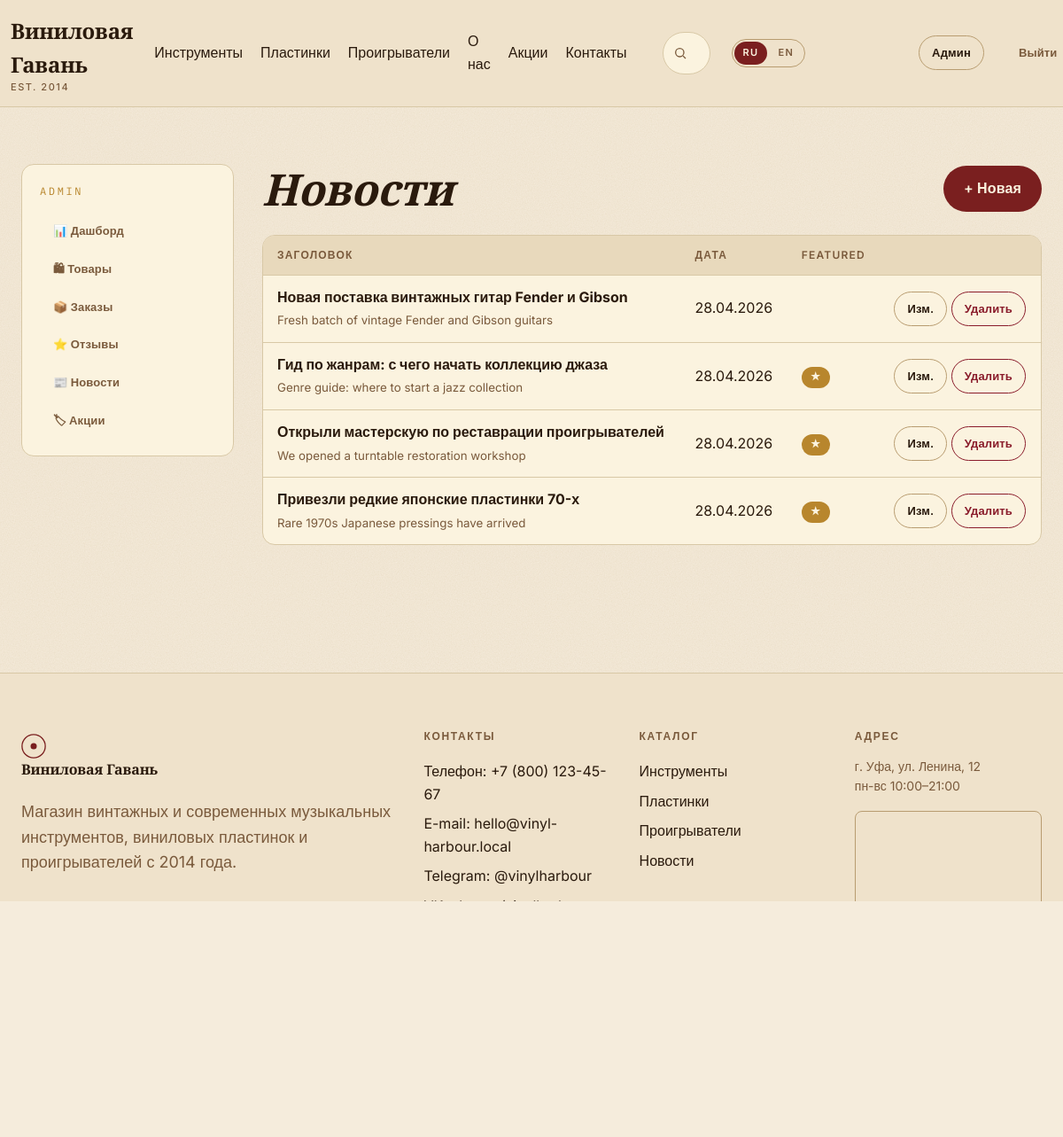
The page /admin/news (signed in) on the database its author committed.
### app/models.py (models this page shows, shortened)
class Category(db.Model):
    __tablename__ = "categories"
    id = db.Column(db.Integer, primary_key=True)
    slug = db.Column(db.String(64), unique=True, nullable=False)
    name_ru = db.Column(db.String(120), nullable=False)
    name_en = db.Column(db.String(120), nullable=False)
    description_ru = db.Column(db.Text, default="")
    description_en = db.Column(db.Text, default="")
    products = db.relationship("Product", backref="category", lazy="dynamic")

class News(db.Model):
    __tablename__ = "news"
    id = db.Column(db.Integer, primary_key=True)
    title_ru = db.Column(db.String(200), nullable=False)
    title_en = db.Column(db.String(200), nullable=False)
    body_ru = db.Column(db.Text, nullable=False)
    body_en = db.Column(db.Text, nullable=False)
    image = db.Column(db.String(255), default="news-default.svg")
    rating = db.Column(db.Integer, default=0)  # сумма оценок
    rating_count = db.Column(db.Integer, default=0)
    is_featured = db.Column(db.Boolean, default=False)
    published_at = db.Column(db.DateTime, default=datetime.utcnow)

### app/blueprints/admin/routes.py (the view)
@bp.route("/news")
def news_list():
    items = News.query.order_by(News.published_at.desc()).all()
    return render_template("admin/news.html", items=items)

### app/blueprints/admin/routes.py (called while the page is built)
@bp.before_request
@login_required
def require_admin():
    if not current_user.is_admin:
        from flask import abort
        abort(403)

### app/i18n.py (called while the page is built)
def translations(lang):
    return TRANSLATIONS.get(lang, TRANSLATIONS["ru"])

### app/models.py (called while the page is built)
@login_manager.user_loader
def load_user(user_id):
    return db.session.get(User, int(user_id))

    @property
    def is_admin(self):
        return self.role == "admin"

### app/templates/admin/news.html (shortened to what this page needs)
{% extends 'admin/_layout.html' %}
{% block admin_content %}
<div style="display: flex; justify-content: space-between; align-items: center; margin-bottom: var(--space-6);">
  <h1 style="font-style: italic;">Новости</h1>
  <a href="{{ url_for('admin.news_new') }}" class="btn btn-primary">+ Новая</a>
</div>
<div class="table-card">
  <table class="data">
    <thead><tr><th>Заголовок</th><th>Дата</th><th>Featured</th><th></th></tr></thead>
    <tbody>
      {% for n in items %}
      <tr>
        <td><strong>{{ n.title_ru }}</strong><br><small style="color: var(--color-text-muted);">{{ n.title_en }}</small></td>
        <td>{{ n.published_at.strftime('%d.%m.%Y') }}</td>
        <td>{% if n.is_featured %}<span class="badge accent">★</span>{% endif %}</td>
        <td>
          <a href="{{ url_for('admin.news_edit', news_id=n.id) }}" class="btn btn-outline btn-sm">Изм.</a>
          <form method="post" action="{{ url_for('admin.news_delete', news_id=n.id) }}" style="display: inline;" onsubmit="return confirm('Удалить?');">
            <button class="btn btn-danger btn-sm" type="submit">Удалить</button>
          </form>
        </td>
      </tr>
      {% endfor %}
    </tbody>
  </table>
</div>
{% endblock %}

### app/templates/base.html (shortened to what this page needs)
<!DOCTYPE html>
<html lang="{{ lang }}">
<head>
  <link rel="stylesheet" href="{{ url_for('static', filename='css/style.css') }}">
</head>
<body>
<header class="site-header">
  <div class="container header-top">
    <a href="{{ url_for('main.index') }}" class="logo" aria-label="{{ t.site_name }}">
      <span>{{ t.site_name }}<small>EST. 2014</small></span>
    </a>
    <nav class="nav-main">
      <a href="{{ url_for('catalog.category', slug='instruments') }}">{{ t.instruments }}</a>
      <a href="{{ url_for('catalog.category', slug='vinyl') }}">{{ t.vinyl }}</a>
      <a href="{{ url_for('catalog.category', slug='players') }}">{{ t.players }}</a>
      <a href="{{ url_for('main.index') }}#about">{{ t.about }}</a>
      <a href="{{ url_for('main.index') }}#promotions">{{ t.promotions }}</a>
      <a href="{{ url_for('main.index') }}#contacts">{{ t.contacts }}</a>
    </nav>
    <form action="{{ url_for('main.search') }}" method="get" class="search-form-header" role="search">
      <svg width="16" height="16" viewBox="0 0 24 24" fill="none" stroke="currentColor" stroke-width="2"><circle cx="11" cy="11" r="7"/><path d="m21 21-4.3-4.3"/></svg>
      <input type="search" name="q" placeholder="{{ t.search_placeholder }}" autocomplete="off" data-search-input>
    </form>
    <div class="lang-toggle" role="group" aria-label="Language">
      <a href="?lang=ru" class="{% if lang=='ru' %}active{% endif %}">RU</a>
      <a href="?lang=en" class="{% if lang=='en' %}active{% endif %}">EN</a>
    </div>
    <button class="icon-btn" data-theme-toggle aria-label="{{ t.theme_dark }}" title="{{ t.theme_dark }}"></button>
    <button class="icon-btn" data-vision-toggle aria-label="{{ t.vision_mode }}" title="{{ t.vision_mode }}">
    </button>
    {% if current_user.is_authenticated %}
      <a href="{{ url_for('cart.index') }}" class="icon-btn cart-btn" aria-label="{{ t.cart }}">
        {% set cart_count = current_user.cart_items.count() %}
      </a>
      <a href="{{ url_for('account.index') }}" class="icon-btn" aria-label="{{ t.account }}" title="{{ t.account }}">
      </a>
      {% if current_user.is_admin %}<a href="{{ url_for('admin.index') }}" class="btn btn-outline btn-sm">{{ t.admin }}</a>{% endif %}
      <a href="{{ url_for('auth.logout') }}" class="btn btn-ghost btn-sm">{{ t.logout }}</a>
    {% else %}
      <a href="{{ url_for('auth.login') }}" class="btn btn-ghost btn-sm">{{ t.login }}</a>
      <a href="{{ url_for('auth.register') }}" class="btn btn-primary btn-sm">{{ t.register }}</a>
    {% endif %}
  </div>
</header>
<main>
  {% block content %}{% endblock %}
</main>
<footer class="site-footer" id="contacts">
  <div class="container">
    <div class="footer-grid">
      <div>
        <a href="{{ url_for('main.index') }}" class="logo">
          <svg width="28" height="28" viewBox="0 0 32 32" fill="none">
            <circle cx="16" cy="16" r="15" stroke="currentColor" stroke-width="1.5"/>
            <circle cx="16" cy="16" r="4" fill="currentColor"/>
          </svg>
          <span>{{ t.site_name }}</span>
        </a>
        <p style="margin-top: 1rem; color: var(--color-text-muted);">{{ t.footer_about }}</p>
      </div>
      <div>
        <h4>{{ t.contacts }}</h4>
        <a href="tel:+78001234567">{{ t.phone }}: +7 (800) 123-45-67</a>
        <a href="mailto:hello@vinyl-harbour.local">{{ t.email }}: hello@vinyl-harbour.local</a>
        <a href="#">Telegram: @vinylharbour</a>
        <a href="#">VK: vk.com/vinylharbour</a>
      </div>
      <div>
        <h4>{{ t.catalog }}</h4>
        <a href="{{ url_for('catalog.category', slug='instruments') }}">{{ t.instruments }}</a>
        <a href="{{ url_for('catalog.category', slug='vinyl') }}">{{ t.vinyl }}</a>
        <a href="{{ url_for('catalog.category', slug='players') }}">{{ t.players }}</a>
        <a href="{{ url_for('main.news_list') }}">{{ t.news }}</a>
      </div>
      <div>
        <h4>{{ t.address }}</h4>
        <p style="font-size: 0.875rem; color: var(--color-text-muted);">г. Уфа, ул. Ленина, 12<br>пн-вс 10:00–21:00</p>
        <div class="map-embed">
          <iframe src="https://yandex.ru/map-widget/v1/?ll=55.957727%2C54.735152&z=14&pt=55.957727,54.735152,pm2rdm" loading="lazy" allowfullscreen title="Карта"></iframe>
        </div>
      </div>
    </div>
    <div class="copyright">
      <span>© 2014–2026 {{ t.site_name }}. {{ t.rights }}.</span>
      <span style="font-family: var(--font-mono);">ВКР · Дамир Ажманов · {{ lang|upper }}</span>
    </div>
  </div>
</footer>
</body>
</html>

### rows shown on the page
Category: players "Проигрыватели"
News: title_ru "Новая поставка винтажных гитар Fender и Gibson", title_en "Fresh batch of vintage Fender and Gibson guitars", published_at "28.04.2026"
News: title_ru "Гид по жанрам: с чего начать коллекцию джаза", title_en "Genre guide: where to start a jazz collection", published_at "28.04.2026"
News: title_ru "Открыли мастерскую по реставрации проигрывателей", title_en "We opened a turntable restoration workshop", published_at "28.04.2026"
News: title_ru "Привезли редкие японские пластинки 70-х", title_en "Rare 1970s Japanese pressings have arrived", published_at "28.04.2026"

### other values the page prints
{{ t.site_name }} "Виниловая Гавань"
{{ t.instruments }} "Инструменты"
{{ t.vinyl }} "Пластинки"
{{ t.about }} "О нас"
{{ t.promotions }} "Акции"
{{ t.contacts }} "Контакты"
{{ t.admin }} "Админ"
{{ t.logout }} "Выйти"
{{ t.footer_about }} "Магазин винтажных и современных музыкальных инструментов, виниловых пластинок и проигрывателей с 2014 года."
{{ t.contacts }} "КОНТАКТЫ"
{{ t.phone }} "Телефон"
{{ t.email }} "E-mail"
{{ t.catalog }} "КАТАЛОГ"
{{ t.news }} "Новости"
{{ t.address }} "АДРЕС"
